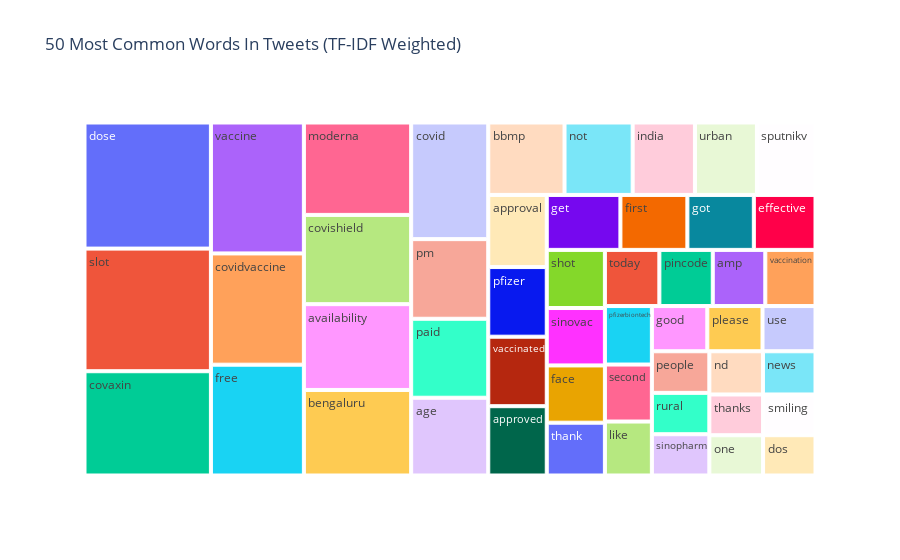

Here is the notebook cell this chart was saved with:
### Code cell
ut.common_words(positive_tweets, 50)

### Figure 1 — Plotly figure (JSON) as saved in the notebook; plotly's stock layout.template omitted (floating-point values rounded to 4 significant figures)
{"data": [{"branchvalues": "total", "domain": {"x": [0, 1], "y": [0, 1]}, "hovertemplate": "labels=%{label}<br>TF-IDF Score=%{value}<br>parent=%{parent}<br>id=%{id}<extra></extra>", "ids": ["age", "amp", "approval", "approved", "availability", "bbmp", "bengaluru", "covaxin", "covid", "covidvaccine", "covishield", "dos", "dose", "effective", "face", "first", "free", "get", "good", "got", "india", "like", "moderna", "nd", "news", "not", "one", "paid", "people", "pfizer", "pfizerbiontech", "pincode", "please", "pm", "rural", "second", "shot", "sinopharm", "sinovac", "slot", "smiling", "sputnikv", "thank", "thanks", "today", "urban", "use", "vaccinated", "vaccination", "vaccine"], "labels": ["age", "amp", "approval", "approved", "availability", "bbmp", "bengaluru", "covaxin", "covid", "covidvaccine", "covishield", "dos", "dose", "effective", "face", "first", "free", "get", "good", "got", "india", "like", "moderna", "nd", "news", "not", "one", "paid", "people", "pfizer", "pfizerbiontech", "pincode", "please", "pm", "rural", "second", "shot", "sinopharm", "sinovac", "slot", "smiling", "sputnikv", "thank", "thanks", "today", "urban", "use", "vaccinated", "vaccination", "vaccine"], "name": "", "parents": ["", "", "", "", "", "", "", "", "", "", "", "", "", "", "", "", "", "", "", "", "", "", "", "", "", "", "", "", "", "", "", "", "", "", "", "", "", "", "", "", "", "", "", "", "", "", "", "", "", ""], "type": "treemap", "values": [1360.0, 669.6, 957.1, 919.7, 2088.0, 1253.0, 2081.0, 2990.0, 2039.0, 2346.0, 2172.0, 479.1, 3616.0, 768.7, 755.3, 834.8, 2336.0, 918.2, 568.4, 828.2, 1024.0, 574.9, 2248.0, 525.3, 515.5, 1119.0, 491.0, 1381.0, 542.6, 923.9, 623.0, 680.3, 565.8, 1393.0, 539.4, 607.3, 766.8, 538.0, 757.2, 3516.0, 484.1, 962.5, 696.4, 496.7, 693.9, 1018.0, 543.2, 922.2, 639.6, 2761.0]}], "layout": {"legend": {"tracegroupgap": 0}, "title": {"text": "50 Most Common Words In Tweets (TF-IDF Weighted)"}}}
